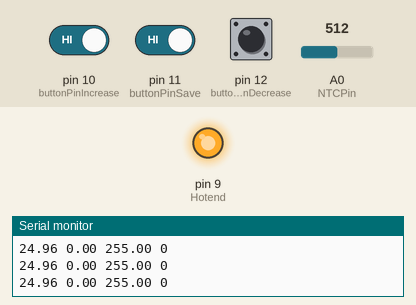
This sketch was run on a simulated Arduino Uno, built with avr-gcc and run on an emulated ATmega328P. Parts: output pins drawn as LEDs (lit = HIGH), the last lines printed to the serial monitor. Inputs (shaded band) come from the test bench; at power-on: pin 10 (buttonPinIncrease) HIGH, pin 11 (buttonPinSave) HIGH, pin 12 (buttonPinDecrease) HIGH, A0 (NTCPin) = 512.

Above: at 1.2 s.
1.3 s: pin 10 (buttonPinIncrease) driven LOW and pin 11 (buttonPinSave) driven LOW
At 1.81 s:
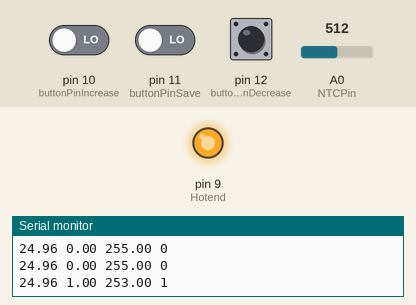
4.3 s: pin 11 (buttonPinSave) driven HIGH
At 5.6 s:
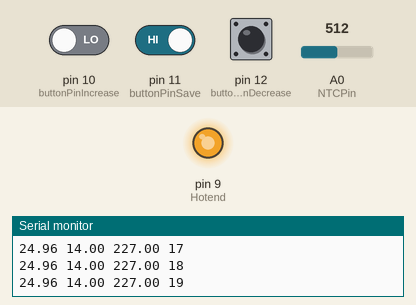
5.9 s: pin 11 (buttonPinSave) driven LOW
At 6.71 s:
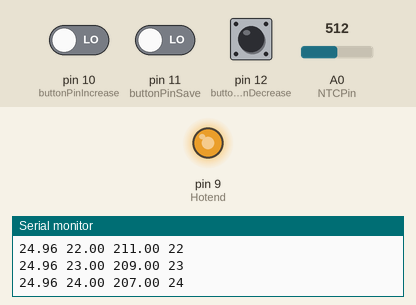
8.9 s: pin 12 (buttonPinDecrease) pulled LOW for 3.2 s
13.6 s: pin 10 (buttonPinIncrease) driven HIGH
At 14.1 s:
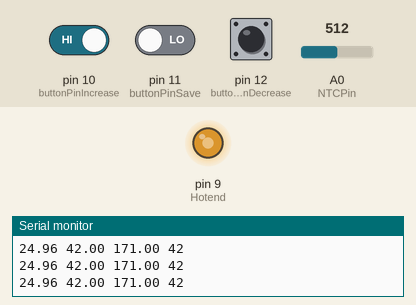
15.1 s: pin 10 (buttonPinIncrease) driven LOW
At 16.52 s:
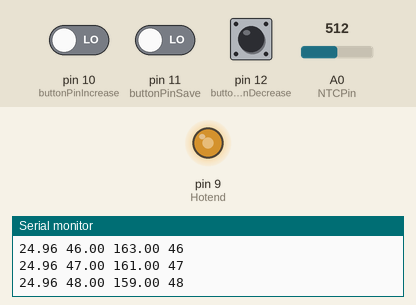
Timing chart, 0 to 21.5 s (numbered marks = the images above; inputs shaded):
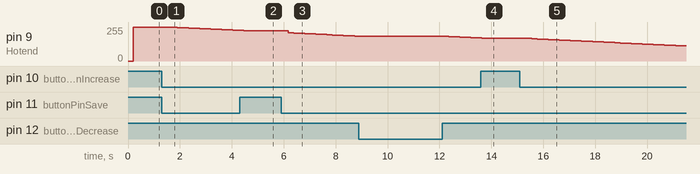

Measured:
- after the input at 1.3 s, pin 9 (Hotend): moves from 255/255 to 229/255 over 2.6 s, starting after 0.39 s
- after the input at 4.3 s, pin 9 (Hotend): goes on until 4.5 s, then stays 227/255
- after the input at 5.9 s, pin 9 (Hotend): moves from 227/255 to 187/255 over 2.6 s, starting after 0.27 s
- after the input at 13.6 s, pin 9 (Hotend): goes on until 13.6 s, then stays 171/255
- after the input at 15.1 s, pin 9 (Hotend): moves from 171/255 to 113/255 over 6.0 s, starting after 0.24 s

The sketch:

Tumisang_EJ_hotendcontoll_mosfet.ino
```cpp
#include <PID_v1.h>
byte NTCPin = A0;
#define SERIESRESISTOR 100000
#define NOMINAL_RESISTANCE 100000
#define NOMINAL_TEMPERATURE 25
#define BCOEFFICIENT 3950
#define Controller A1
#define Hotend 9
byte Setpoint = 0;
double Input;
double Output;
double Kp = 2.0, Ki = 0, Kd = 0;

// Define pin numbers for buttons
const int buttonPinIncrease = 10;
const int buttonPinDecrease = 12;
const int buttonPinSave = 11;

// Variables to store button states
int buttonStateIncrease = 0;
int buttonStateDecrease = 0;
int buttonStateSave = 0;

// Variable to store setpoint value
// byte setpoint = 0;

// Variable to store saved setpoint
double savedSetpoint = 0;

// Debounce settings
unsigned long lastDebounceTimeIncrease = 0;
unsigned long lastDebounceTimeDecrease = 0;
unsigned long lastDebounceTimeSave = 0;
unsigned long debounceDelay = 50;

PID myPID(&Input, &Output, &savedSetpoint, Kp, Ki, Kd, DIRECT);
float sample(byte z)

{
  byte i;
  float sval = 0;
  for (i = 0; i < 100; i++) {
    sval = sval + analogRead(z);  // sensor on analog pin 'z'
  }
  sval = sval / 100;  // average
  return sval;
}

float getTemp() {
  float ADCvalue;
  float Resistance;
  ADCvalue = sample(NTCPin);
  //convert value to resistance
  Resistance = (1023 / ADCvalue) - 1;
  Resistance = SERIESRESISTOR / Resistance;

  float steinhart;
  steinhart = Resistance / NOMINAL_RESISTANCE;        // (R/Ro)
  steinhart = log(steinhart);                         // ln(R/Ro)
  steinhart /= BCOEFFICIENT;                          // 1/B * ln(R/Ro)
  steinhart += 1.0 / (NOMINAL_TEMPERATURE + 273.15);  // + (1/To)
  steinhart = 1.0 / steinhart;                        // Invert
  return steinhart -= 273.15;                         // convert to C
}

int getSetpoint() {

  int knob = analogRead(Controller);
  return map(knob, 0, 1023, 290, 0);
}

double reverse() {
  return map(savedSetpoint, 0, 255, 255, 0);
}
double finalOutput() {
  return map(Output, 0, 255, 255, 0);
}

void buttonSetting() {
  int readingIncrease = digitalRead(buttonPinIncrease);
  int readingDecrease = digitalRead(buttonPinDecrease);
  int readingSave = digitalRead(buttonPinSave);

  // Increase button logic
  if (readingIncrease == LOW && (millis() - lastDebounceTimeIncrease) > debounceDelay) {
    Setpoint++;
    lastDebounceTimeIncrease = millis();
  }

  // Decrease button logic
  if (readingDecrease == LOW && (millis() - lastDebounceTimeDecrease) > debounceDelay) {
    Setpoint--;
    lastDebounceTimeDecrease = millis();
  }

  // Save button logic
  if (readingSave == LOW && (millis() - lastDebounceTimeSave) > debounceDelay) {
    savedSetpoint = Setpoint;

    lastDebounceTimeSave = millis();
  }

  // Print the current setpoint value
  // Serial.print("Current setpoint: ");
  // Serial.println(setpoint);

  // Small delay to avoid overwhelming the serial output
  delay(200);
}

void run() {

  // Setpoint = getSetpoint();
  // Input = getTemp();

  myPID.Compute();
  analogWrite(Hotend, finalOutput());
  // analogWrite(Hotend, Output);
}


void setup() {
  Serial.begin(9600);
  myPID.SetMode(AUTOMATIC);
  myPID.SetTunings(Kp, Ki, Kd);
  pinMode(buttonPinIncrease, INPUT_PULLUP);
  pinMode(buttonPinDecrease, INPUT_PULLUP);
  pinMode(buttonPinSave, INPUT_PULLUP);
}
void loop() {
  buttonSetting();
  run();

  // Serial.println("temp:" + String(getTemp()) + " Setpoint:" + String(savedSetpoint) + " output:" + String(finalOutput())+ " setting:"+ String(Setpoint));
  Serial.println(  String(getTemp()) + " " + String(savedSetpoint) + " " + String(finalOutput())+ " "+ String(Setpoint));
  // delay(100);
}
```
